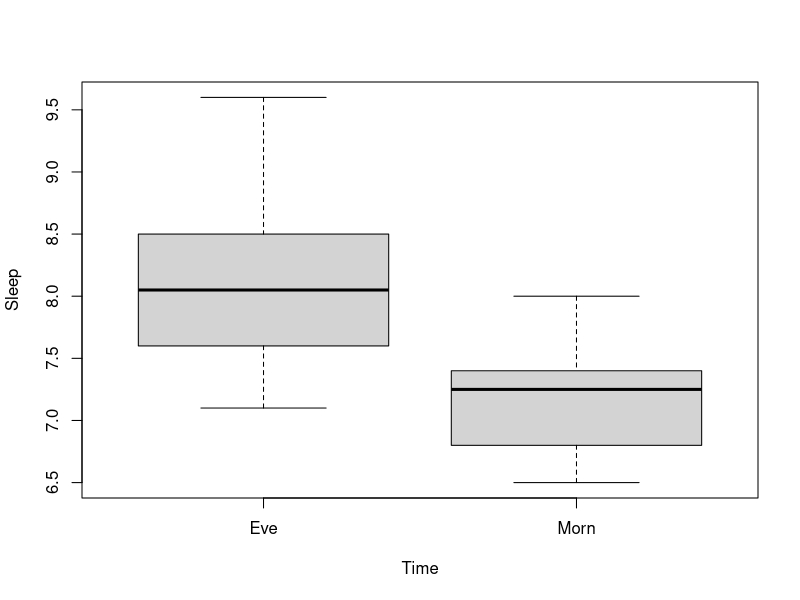
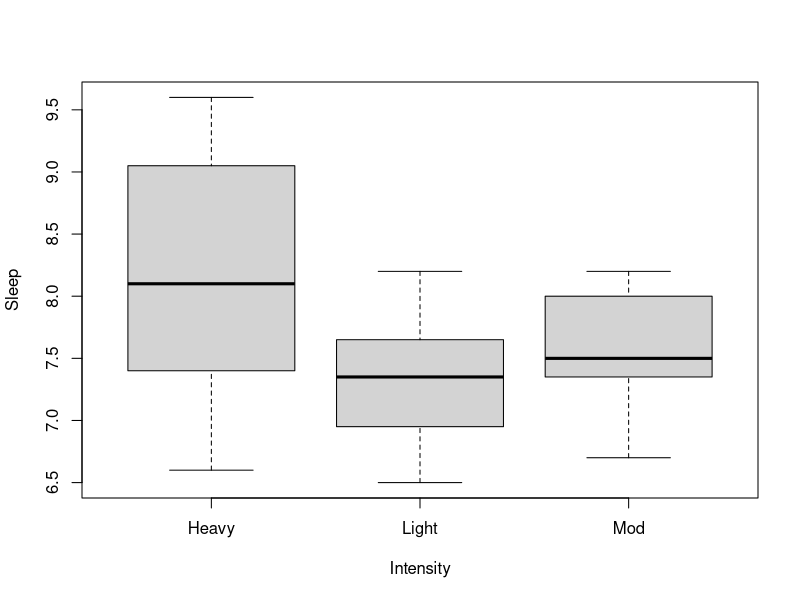
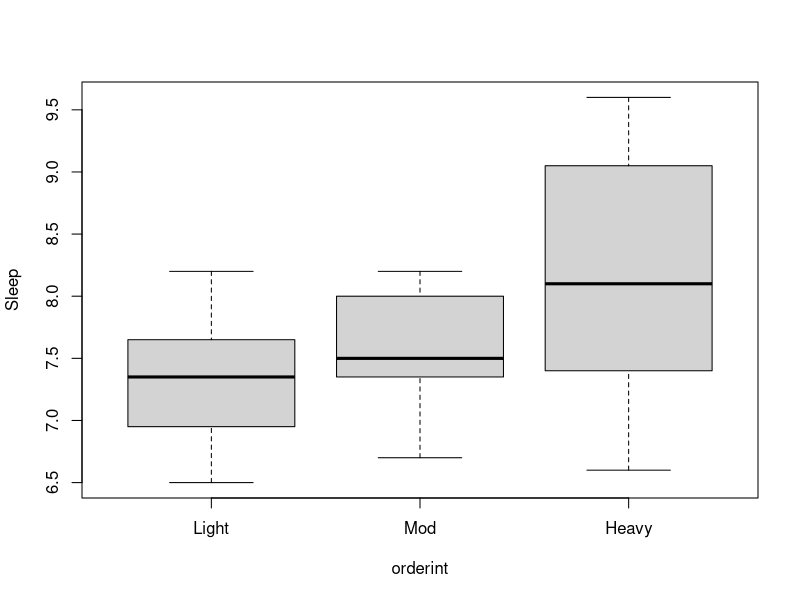
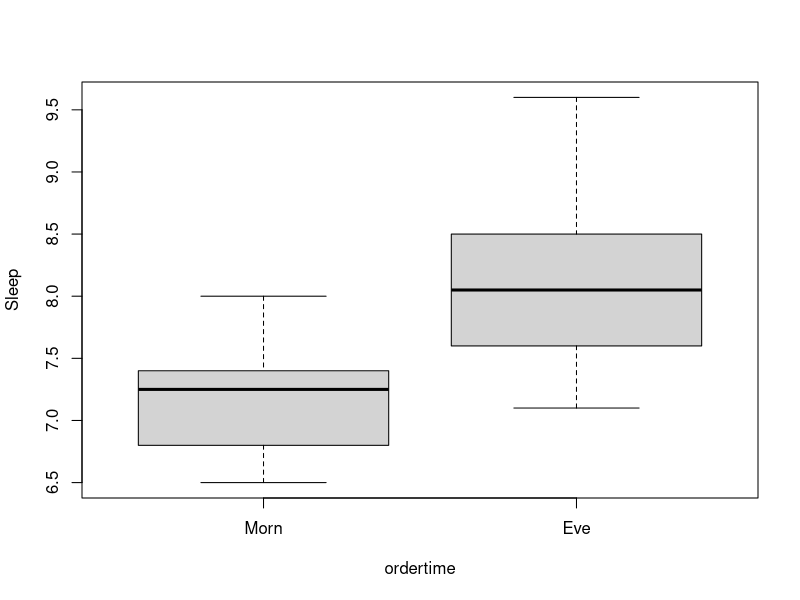
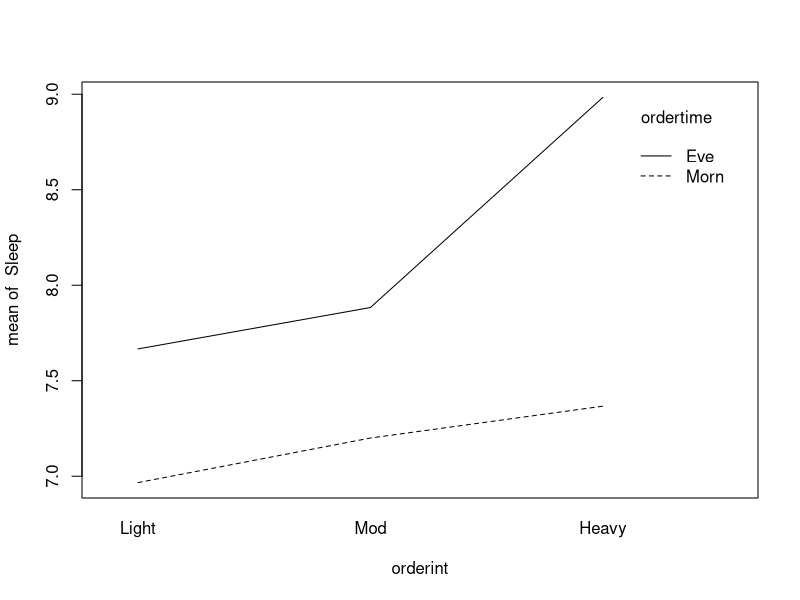

Here is the R script that generated these plots, in order:
## ---- chunk 1
library(readr)
ExerciseSleep <- read_csv("ExerciseSleep.csv")
attach(ExerciseSleep)
## ---- chunk 2
boxplot(Sleep ~ Time)
boxplot(Sleep ~ Intensity)
## ---- chunk 3
orderint <- factor(Intensity, levels = c("Light", "Mod", "Heavy")) 
boxplot(Sleep ~ orderint)
## ---- chunk 4
ordertime <- factor(Time, levels = c("Morn", "Eve")) 
boxplot(Sleep ~ ordertime)
## ---- chunk 5
tbl <- aov(Sleep ~ Time * Intensity)
summary(tbl)

## ---- chunk 6
interaction.plot(orderint, ordertime, Sleep)
## ---- chunk 7
dmorn <- subset(ExerciseSleep, Time == "Morn", select = c(Sleep, Intensity)) 
aovMorn <-aov(Sleep ~ Intensity, dmorn)
summary(aovMorn)

deve <- subset(ExerciseSleep, Time == "Eve", select = c(Sleep, Intensity)) 
aovEve <-aov(Sleep ~ Intensity, deve)
summary(aovEve)
## ---- chunk 8
Tukey <- TukeyHSD(aovEve)
Tukey
## ---- chunk 9
tbl <- aov(Sleep ~ Time + Intensity)
summary(tbl)
